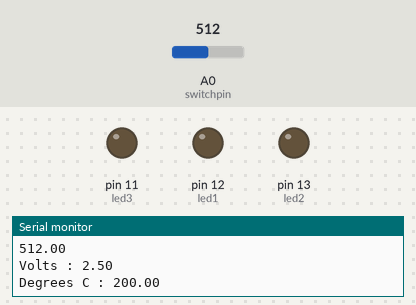
Simulated run of this sketch. Board: Arduino Uno, built with avr-gcc and run on an emulated ATmega328P. Shown: output pins drawn as LEDs (lit = HIGH), the last lines printed to the serial monitor. The inputs (shaded band) are chosen by the test bench; at power-on: A0 (switchpin) = 512.

Above: at 0.1 s.
At 0.6 s:
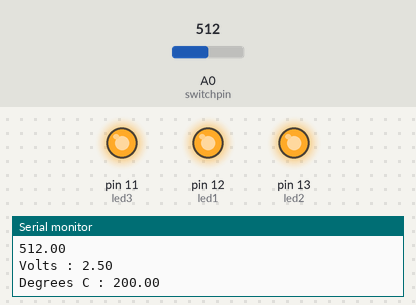
Timing chart, 0 to 2.1 s (numbered marks = the images above):
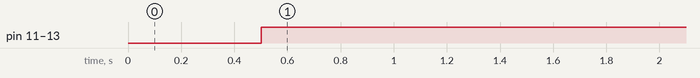

The sketch:

love-o-meterr.ino
```cpp
float calc;
int switchpin = A0;
float voltage;
float temprature;
float start_temp = 20.0;
int led1 = 12;
int led2 = 13;
int led3 = 11;

void setup() {
  // put your setup code here, to run once:
 pinMode(switchpin, INPUT);
 pinMode(led1, OUTPUT);
 pinMode(led2, OUTPUT);
 pinMode(led3, OUTPUT);
 Serial.begin(9600);
}

void loop() {
calc = analogRead(switchpin);
Serial.println(calc);
voltage = (calc/1024.0) * 5.0;

Serial.print("Volts : ");
Serial.println(voltage);

Serial.print("Degrees C : ");
temprature = (voltage - .5) * 100;
Serial.println(temprature);
delay(500);

if (temprature < start_temp+2){
digitalWrite(led1, LOW);
digitalWrite(led2, LOW);
digitalWrite(led3, LOW);
}

else if (temprature >= start_temp+2 && temprature < start_temp+4 ){
digitalWrite(led1, HIGH);
digitalWrite(led2, LOW);
digitalWrite(led3, LOW);
}
else if (temprature >= start_temp+4 && temprature < start_temp+6 ){
digitalWrite(led1, HIGH);
digitalWrite(led2, HIGH);
digitalWrite(led3, LOW);
}
else if (temprature >= start_temp+6 ){
digitalWrite(led1, HIGH);
digitalWrite(led2, HIGH);
digitalWrite(led3, HIGH);
}
}
```

Measured:
- by itself, pin 11 (led3), pin 12 (led1), pin 13 (led2): LOW → HIGH at 0.50 s
